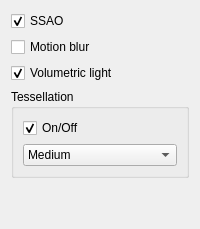
              <widget class="QWidget" name="Shaders">
               <attribute name="title">
                <string>Shaders</string>
               </attribute>
               <layout class="QVBoxLayout" name="verticalLayout_5">
                <item>
                 <widget class="QCheckBox" name="checkBox_21">
                  <property name="text">
                   <string>SSAO</string>
                  </property>
                  <property name="checked">
                   <bool>true</bool>
                  </property>
                 </widget>
                </item>
                <item>
                 <widget class="QCheckBox" name="checkBox_24">
                  <property name="text">
                   <string>Motion blur</string>
                  </property>
                  <property name="checked">
                   <bool>false</bool>
                  </property>
                 </widget>
                </item>
                <item>
                 <widget class="QCheckBox" name="checkBox_23">
                  <property name="text">
                   <string>Volumetric light</string>
                  </property>
                  <property name="checked">
                   <bool>true</bool>
                  </property>
                 </widget>
                </item>
                <item>
                 <widget class="QGroupBox" name="groupBox_11">
                  <property name="title">
                   <string>Tessellation</string>
                  </property>
                  <property name="flat">
                   <bool>false</bool>
                  </property>
                  <layout class="QVBoxLayout" name="verticalLayout_36">
                   <item>
                    <widget class="QCheckBox" name="checkBox_22">
                     <property name="text">
                      <string>On/Off</string>
                     </property>
                     <property name="checked">
                      <bool>true</bool>
                     </property>
                    </widget>
                   </item>
                   <item>
                    <widget class="QComboBox" name="comboBox_10">
                     <property name="currentIndex">
                      <number>1</number>
                     </property>
                     <item>
                      <property name="text">
                       <string>Low</string>
                      </property>
                     </item>
                     <item>
                      <property name="text">
                       <string>Medium</string>
                      </property>
                     </item>
                     <item>
                      <property name="text">
                       <string>High</string>
                      </property>
                     </item>
                    </widget>
                   </item>
                  </layout>
                 </widget>
                </item>
                <item>
                 <spacer name="verticalSpacer_4">
                  <property name="orientation">
                   <enum>Qt::Vertical</enum>
                  </property>
                  <property name="sizeHint" stdset="0">
                   <size>
                    <width>20</width>
                    <height>40</height>
                   </size>
                  </property>
                 </spacer>
                </item>
               </layout>
              </widget>
